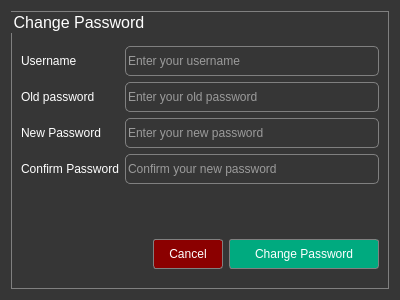
<?xml version="1.0" encoding="UTF-8"?>
<ui version="4.0">
 <class>ChangePasswordDialog</class>
 <widget class="QDialog" name="ChangePasswordDialog">
  <property name="geometry">
   <rect>
    <x>0</x>
    <y>0</y>
    <width>400</width>
    <height>300</height>
   </rect>
  </property>
  <property name="font">
   <font>
    <family>MS Shell Dlg 2</family>
    <pointsize>12</pointsize>
    <weight>50</weight>
    <italic>false</italic>
    <bold>false</bold>
   </font>
  </property>
  <property name="windowTitle">
   <string>Change Password</string>
  </property>
  <property name="windowIcon">
   <iconset>
    <normaloff>:/icons/shopping.png</normaloff>:/icons/shopping.png</iconset>
  </property>
  <property name="styleSheet">
   <string notr="true">*{
font: 12pt &quot;MS Shell Dlg 2&quot;;
color:white;
}
QDialog{
background-color:rgb(54,54,54);
color:white;
}
QGroupBox{
border:1px solid grey;
color:white;
padding:25px,10px;
}
QLineEdit{
border:1px solid grey;
background-color:rgb(54,54,54);
border-radius:5px;
color:white;
}</string>
  </property>
  <layout class="QVBoxLayout" name="verticalLayout_2">
   <item>
    <widget class="QGroupBox" name="groupBox">
     <property name="styleSheet">
      <string notr="true">QPushButton{
border:1px solid grey;
border-radius:3px;
}
QToolTip{
background-color:black;
color:white;
border:1px solid grey;
}
QPushButton:hover{
border:2px solid white;
}
QPushButton:pressed{
border:3px solid orange;
}
QLineEdit{
color:white;
}</string>
     </property>
     <property name="title">
      <string>Change Password</string>
     </property>
     <layout class="QVBoxLayout" name="verticalLayout">
      <item>
       <layout class="QFormLayout" name="formLayout">
        <item row="0" column="0">
         <widget class="QLabel" name="label">
          <property name="minimumSize">
           <size>
            <width>0</width>
            <height>30</height>
           </size>
          </property>
          <property name="text">
           <string>Username</string>
          </property>
         </widget>
        </item>
        <item row="0" column="1">
         <widget class="QLineEdit" name="lineEdit_username">
          <property name="minimumSize">
           <size>
            <width>0</width>
            <height>30</height>
           </size>
          </property>
          <property name="maxLength">
           <number>15</number>
          </property>
          <property name="echoMode">
           <enum>QLineEdit::Normal</enum>
          </property>
          <property name="placeholderText">
           <string>Enter your username</string>
          </property>
         </widget>
        </item>
        <item row="1" column="1">
         <widget class="QLineEdit" name="lineEdit_old_password">
          <property name="minimumSize">
           <size>
            <width>0</width>
            <height>30</height>
           </size>
          </property>
          <property name="maxLength">
           <number>20</number>
          </property>
          <property name="echoMode">
           <enum>QLineEdit::Password</enum>
          </property>
          <property name="placeholderText">
           <string>Enter your old password</string>
          </property>
         </widget>
        </item>
        <item row="1" column="0">
         <widget class="QLabel" name="label_2">
          <property name="minimumSize">
           <size>
            <width>0</width>
            <height>30</height>
           </size>
          </property>
          <property name="text">
           <string>Old password</string>
          </property>
         </widget>
        </item>
        <item row="2" column="1">
         <widget class="QLineEdit" name="lineEdit_new_pass">
          <property name="minimumSize">
           <size>
            <width>0</width>
            <height>30</height>
           </size>
          </property>
          <property name="maxLength">
           <number>15</number>
          </property>
          <property name="echoMode">
           <enum>QLineEdit::Password</enum>
          </property>
          <property name="placeholderText">
           <string>Enter your new password</string>
          </property>
         </widget>
        </item>
        <item row="2" column="0">
         <widget class="QLabel" name="label_3">
          <property name="minimumSize">
           <size>
            <width>0</width>
            <height>30</height>
           </size>
          </property>
          <property name="text">
           <string>New Password</string>
          </property>
         </widget>
        </item>
        <item row="3" column="1">
         <widget class="QLineEdit" name="lineEdit_newpass_2">
          <property name="minimumSize">
           <size>
            <width>0</width>
            <height>30</height>
           </size>
          </property>
          <property name="maxLength">
           <number>15</number>
          </property>
          <property name="echoMode">
           <enum>QLineEdit::Password</enum>
          </property>
          <property name="placeholderText">
           <string>Confirm your new password</string>
          </property>
         </widget>
        </item>
        <item row="3" column="0">
         <widget class="QLabel" name="label_4">
          <property name="minimumSize">
           <size>
            <width>0</width>
            <height>30</height>
           </size>
          </property>
          <property name="text">
           <string>Confirm Password</string>
          </property>
         </widget>
        </item>
       </layout>
      </item>
      <item>
       <layout class="QHBoxLayout" name="horizontalLayout">
        <item>
         <spacer name="horizontalSpacer">
          <property name="orientation">
           <enum>Qt::Horizontal</enum>
          </property>
          <property name="sizeHint" stdset="0">
           <size>
            <width>40</width>
            <height>20</height>
           </size>
          </property>
         </spacer>
        </item>
        <item>
         <widget class="QPushButton" name="pushButton_cancel">
          <property name="minimumSize">
           <size>
            <width>70</width>
            <height>30</height>
           </size>
          </property>
          <property name="styleSheet">
           <string notr="true">background-color: rgb(139, 0, 0);</string>
          </property>
          <property name="text">
           <string>Cancel</string>
          </property>
         </widget>
        </item>
        <item>
         <widget class="QPushButton" name="pushButton_change">
          <property name="minimumSize">
           <size>
            <width>150</width>
            <height>30</height>
           </size>
          </property>
          <property name="styleSheet">
           <string notr="true">background-color: rgb(0, 170, 127);</string>
          </property>
          <property name="text">
           <string>Change Password</string>
          </property>
         </widget>
        </item>
       </layout>
      </item>
     </layout>
    </widget>
   </item>
  </layout>
 </widget>
 <resources/>
 <connections>
  <connection>
   <sender>pushButton_cancel</sender>
   <signal>clicked()</signal>
   <receiver>ChangePasswordDialog</receiver>
   <slot>close()</slot>
   <hints>
    <hint type="sourcelabel">
     <x>200</x>
     <y>226</y>
    </hint>
    <hint type="destinationlabel">
     <x>3</x>
     <y>307</y>
    </hint>
   </hints>
  </connection>
 </connections>
</ui>
